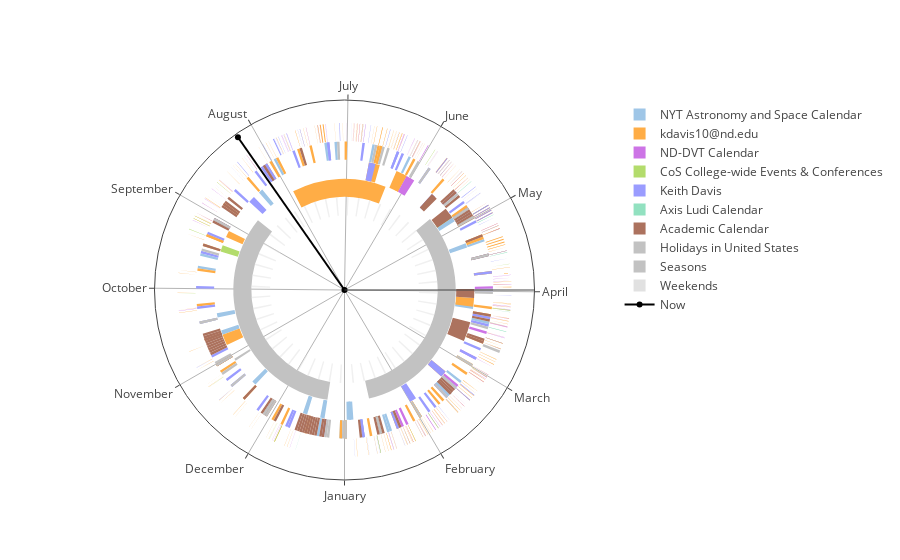

The code cell stored with this chart in its notebook:
### Code cell
dring = df
try:
    del f
except NameError:
    pass
f = go.Figure()

for cal in pd.unique(df.calendar):
    df = dring[dring["calendar"] == cal]
    f.add_trace(go.Barpolar(theta=df.midtheta, r=df.r, width=df.width, base=df.rbase,
                            text=df.summary, marker_color=df.color, name=cal, #marker_opacity=df.opacity
                            customdata=df[["start", "end"]]
                           )
               )
df = dring
tickvals, ticktext = calendar_ticks(y24)

f.add_trace(go.Barpolar(theta=[ts_to_theta(model.to_timestamp(w.mid), model.to_timestamp(y24.start.datetime())) for w in ws],
                        #r=len(ws) * [.167], base=.167,
                        r=len(ws) * [.1], base=.4,
                        marker_color="#E1E1E1", marker_opacity=.5,
                        width=[(w.duration / year.duration * 360) for w in ws], name="Weekends",
                       customdata=[(w.start, w.end) for w in ws])
           )

f.update_layout(height=1200)
f.update_layout(
    template=None,
    polar = dict(
        radialaxis = dict(tickvals=[intervalsdf.rbase],
                          showticklabels=False, ticks='',
                         ),
        angularaxis = dict(
            rotation = -90,
            showticklabels=True,
            ticks='outside',
            ticktext=ticktext,
            tickvals=tickvals,
        )
    )
)
f.update_traces(hovertemplate="%{text}<br>Start: %{customdata[0]|%Y/%m/%d %H:%M:%S.%L}"
               "<br>End: %{customdata[1]|%Y/%m/%d %H:%M:%S.%L}")
#f.add_trace(go.Sunburst(yd))
f.add_trace(go.Scatterpolar(r=[0, 1], theta=2*[ts_to_theta(model.to_timestamp(datetime.now()),
                                                           model.to_timestamp(y24.start.datetime()),
                                                          366 / 360)], name="Now", marker_color="black", text=["Today"]*2))
f.show()

### Figure 1 — Plotly figure (JSON) as saved in the notebook; plotly's stock layout.template omitted (floating-point values rounded to 4 significant figures; data arrays with more than 128 entries replaced by an {"elided": "..."} marker saying what was removed)
{"data": [{"base": [0.7, 0.6, 0.6, 0.6, 0.7, 0.6, 0.6, 0.6, 0.6, 0.7, 0.7, 0.7, 0.6, 0.6, 0.7, 0.7, 0.7, 0.7, 0.7, 0.7, 0.7, 0.6, 0.7, 0.7, 0.6, 0.7, 0.7, 0.7, 0.7, 0.7, 0.7], "customdata": [["2024-01-01T00:00:00-05:00", "2024-01-02T00:00:00-05:00"], ["2024-01-03T00:00:00-05:00", "2024-01-05T00:00:00-05:00"], ["2024-04-21T00:00:00-04:00", "2024-04-23T00:00:00-04:00"], ["2024-08-11T00:00:00-04:00", "2024-08-13T00:00:00-04:00"], ["2024-09-22T00:00:00-04:00", "2024-09-23T00:00:00-04:00"], ["2024-10-20T00:00:00-04:00", "2024-10-22T00:00:00-04:00"], ["2024-11-16T00:00:00-05:00", "2024-11-18T00:00:00-05:00"], ["2024-12-13T00:00:00-05:00", "2024-12-15T00:00:00-05:00"], ["2024-12-21T00:00:00-05:00", "2024-12-23T00:00:00-05:00"], ["2024-12-21T00:00:00-05:00", "2024-12-22T00:00:00-05:00"], ["2024-12-30T00:00:00-05:00", "2024-12-31T00:00:00-05:00"], ["2024-09-17T00:00:00-04:00", "2024-09-18T00:00:00-04:00"], ["2024-10-12T00:00:00-04:00", "2024-10-14T00:00:00-04:00"], ["2024-01-02T00:00:00-05:00", "2024-01-04T00:00:00-05:00"], ["2024-01-08T00:00:00-05:00", "2024-01-09T00:00:00-05:00"], ["2024-01-18T00:00:00-05:00", "2024-01-19T00:00:00-05:00"], ["2024-01-19T00:00:00-05:00", "2024-01-20T00:00:00-05:00"], ["2024-02-16T00:00:00-05:00", "2024-02-17T00:00:00-05:00"], ["2024-02-15T00:00:00-05:00", "2024-02-16T00:00:00-05:00"], ["2024-02-22T00:00:00-05:00", "2024-02-23T00:00:00-05:00"], ["2024-03-19T00:00:00-04:00", "2024-03-20T00:00:00-04:00"], ["2024-03-24T00:00:00-04:00", "2024-03-26T00:00:00-04:00"], ["2024-04-08T00:00:00-04:00", "2024-04-09T00:00:00-04:00"], ["2024-04-21T00:00:00-04:00", "2024-04-22T00:00:00-04:00"], ["2024-05-04T00:00:00-04:00", "2024-05-06T00:00:00-04:00"], ["2024-05-03T00:00:00-04:00", "2024-05-04T00:00:00-04:00"], ["2024-06-05T00:00:00-04:00", "2024-06-06T00:00:00-04:00"], ["2024-06-20T00:00:00-04:00", "2024-06-21T00:00:00-04:00"], ["2024-07-05T00:00:00-04:00", "2024-07-06T00:00:00-04:00"], ["2024-07-09T00:00:00-04:00", "2024-07-10T00:00:00-04:00"], ["2024-07-30T00:00:00-04:00", "2024-07-31T00:00:00-04:00"]], "hovertemplate": "%{text}<br>Start: %{customdata[0]|%Y/%m/%d %H:%M:%S.%L}<br>End: %{customdata[1]|%Y/%m/%d %H:%M:%S.%L}", "marker": {"color": ["#9fc6e7", "#9fc6e7", "#9fc6e7", "#9fc6e7", "#9fc6e7", "#9fc6e7", "#9fc6e7", "#9fc6e7", "#9fc6e7", "#9fc6e7", "#9fc6e7", "#9fc6e7", "#9fc6e7", "#9fc6e7", "#9fc6e7", "#9fc6e7", "#9fc6e7", "#9fc6e7", "#9fc6e7", "#9fc6e7", "#9fc6e7", "#9fc6e7", "#9fc6e7", "#9fc6e7", "#9fc6e7", "#9fc6e7", "#9fc6e7", "#9fc6e7", "#9fc6e7", "#9fc6e7", "#9fc6e7"]}, "name": "NYT Astronomy and Space Calendar", "r": [0.097, 0.097, 0.097, 0.097, 0.097, 0.097, 0.097, 0.097, 0.097, 0.097, 0.097, 0.097, 0.097, 0.097, 0.097, 0.097, 0.097, 0.097, 0.097, 0.097, 0.097, 0.097, 0.097, 0.097, 0.097, 0.097, 0.097, 0.097, 0.097, 0.097, 0.097], "text": ["Happy New Year From Science Times", "The Quadrantid meteor shower will reach its peak.", "The Lyrid meteor shower will reach its peak.", "The Perseid meteor shower will reach its peak.", "Autumn is here.", "The Orionid meteor shower will reach its peak.", "The Leonid meteor shower will reach its peak.", "The Geminid meteor shower will reach its peak.", "The Ursid meteor shower will reach its peak.", "The winter solstice.", "Rocket Lab may launch a small probe to Venus.", "A partial lunar eclipse will be visible in the Western Hemisphere.", "A newly discovered comet makes its closest approach to Earth.", "Earth will be at its closest point to the sun", "The first flight of the Vulcan rocket sent a robotic lander toward the moon.", "Axiom Space may send a crew of Italian, Swedish and Turkish astronauts to the International Space Station.", "Japan’s SLIM moon lander may attempt to set down on the moon.", "Japan’s H3 rocket could attempt a successful flight to orbit.", "Intuitive Machines may launch a commercial lunar lander mission", "The Intuitive Machines spacecraft Odysseus will attempt to land on the moon.", "Spring is here.", " A penumbral eclipse will be visible across much of the Western and Eastern Hemispheres.", "A total solar eclipse will cross North America.", "Comet Pons-Brooks makes its closest approach to the sun.", "The Eta Aquarid meteor shower will reach its peak.", "China could launch the Chang’e-6 mission to the far side of the moon.", "NASA astronauts could fly to the International Space Station aboard Boeing’s Starliner spacecraft for the first time.", "The summer solstice.", "Earth is at its farthest point from the sun.", "The European Space Agency could attempt the first launch of the Ariane 6 rocket.", "Two meteor showers are reaching their peaks in the same week."], "theta": [0.4918, 2.951, 110.1, 220.3, 261.1, 289.1, 315.7, 342.3, 350.2, 349.7, 358.5, 256.2, 281.3, 1.967, 7.377, 17.21, 18.2, 45.74, 44.75, 51.64, 77.17, 82.58, 96.84, 109.6, 122.9, 121.4, 153.9, 168.6, 183.4, 187.3, 208.0], "type": "barpolar", "width": [0.9836, 1.967, 1.967, 1.967, 0.9836, 1.967, 1.967, 1.967, 1.967, 0.9836, 0.9836, 0.9836, 1.967, 1.967, 0.9836, 0.9836, 0.9836, 0.9836, 0.9836, 0.9836, 0.9836, 1.967, 0.9836, 0.9836, 1.967, 0.9836, 0.9836, 0.9836, 0.9836, 0.9836, 0.9836]}, {"base": {"elided": "384 float values"}, "customdata": {"elided": "384x2 str values"}, "hovertemplate": "%{text}<br>Start: %{customdata[0]|%Y/%m/%d %H:%M:%S.%L}<br>End: %{customdata[1]|%Y/%m/%d %H:%M:%S.%L}", "marker": {"color": {"elided": "384 str values"}}, "name": "kdavis10@nd.edu", "r": {"elided": "384 float values"}, "text": {"elided": "384 str values"}, "theta": {"elided": "384 float values"}, "type": "barpolar", "width": {"elided": "384 float values"}}, {"base": [0.7, 0.7, 0.6, 0.8, 0.8, 0.8, 0.8, 0.8, 0.8, 0.8, 0.7, 0.8, 0.8, 0.8, 0.7, 0.8, 0.8, 0.7, 0.7, 0.8, 0.8, 0.8, 0.8, 0.8, 0.8, 0.8, 0.8, 0.8, 0.8, 0.8, 0.8, 0.8, 0.8, 0.8, 0.8, 0.8, 0.8, 0.8, 0.8, 0.8, 0.8, 0.8, 0.8, 0.8, 0.8, 0.8, 0.8, 0.8, 0.8, 0.8, 0.8, 0.8, 0.8, 0.8, 0.8, 0.8, 0.8, 0.8, 0.8, 0.8, 0.8, 0.8, 0.8, 0.8, 0.8, 0.8, 0.8, 0.8, 0.8, 0.8, 0.8, 0.8, 0.8, 0.8, 0.8, 0.8, 0.8, 0.8, 0.8, 0.8, 0.8, 0.8, 0.8, 0.8, 0.8, 0.8, 0.8, 0.8, 0.8, 0.8, 0.8, 0.8, 0.8, 0.8], "customdata": {"elided": "94x2 str values"}, "hovertemplate": "%{text}<br>Start: %{customdata[0]|%Y/%m/%d %H:%M:%S.%L}<br>End: %{customdata[1]|%Y/%m/%d %H:%M:%S.%L}", "marker": {"color": ["#cd74e6", "#cd74e6", "#cd74e6", "#cd74e6", "#cd74e6", "#cd74e6", "#cd74e6", "#cd74e6", "#cd74e6", "#cd74e6", "#cd74e6", "#cd74e6", "#cd74e6", "#cd74e6", "#cd74e6", "#cd74e6", "#cd74e6", "#cd74e6", "#cd74e6", "#cd74e6", "#cd74e6", "#cd74e6", "#cd74e6", "#cd74e6", "#cd74e6", "#cd74e6", "#cd74e6", "#cd74e6", "#cd74e6", "#cd74e6", "#cd74e6", "#cd74e6", "#cd74e6", "#cd74e6", "#cd74e6", "#cd74e6", "#cd74e6", "#cd74e6", "#cd74e6", "#cd74e6", "#cd74e6", "#cd74e6", "#cd74e6", "#cd74e6", "#cd74e6", "#cd74e6", "#cd74e6", "#cd74e6", "#cd74e6", "#cd74e6", "#cd74e6", "#cd74e6", "#cd74e6", "#cd74e6", "#cd74e6", "#cd74e6", "#cd74e6", "#cd74e6", "#cd74e6", "#cd74e6", "#cd74e6", "#cd74e6", "#cd74e6", "#cd74e6", "#cd74e6", "#cd74e6", "#cd74e6", "#cd74e6", "#cd74e6", "#cd74e6", "#cd74e6", "#cd74e6", "#cd74e6", "#cd74e6", "#cd74e6", "#cd74e6", "#cd74e6", "#cd74e6", "#cd74e6", "#cd74e6", "#cd74e6", "#cd74e6", "#cd74e6", "#cd74e6", "#cd74e6", "#cd74e6", "#cd74e6", "#cd74e6", "#cd74e6", "#cd74e6", "#cd74e6", "#cd74e6", "#cd74e6", "#cd74e6"]}, "name": "ND-DVT Calendar", "r": [0.097, 0.097, 0.097, 0.097, 0.097, 0.097, 0.097, 0.097, 0.097, 0.097, 0.097, 0.097, 0.097, 0.097, 0.097, 0.097, 0.097, 0.097, 0.097, 0.097, 0.097, 0.097, 0.097, 0.097, 0.097, 0.097, 0.097, 0.097, 0.097, 0.097, 0.097, 0.097, 0.097, 0.097, 0.097, 0.097, 0.097, 0.097, 0.097, 0.097, 0.097, 0.097, 0.097, 0.097, 0.097, 0.097, 0.097, 0.097, 0.097, 0.097, 0.097, 0.097, 0.097, 0.097, 0.097, 0.097, 0.097, 0.097, 0.097, 0.097, 0.097, 0.097, 0.097, 0.097, 0.097, 0.097, 0.097, 0.097, 0.097, 0.097, 0.097, 0.097, 0.097, 0.097, 0.097, 0.097, 0.097, 0.097, 0.097, 0.097, 0.097, 0.097, 0.097, 0.097, 0.097, 0.097, 0.097, 0.097, 0.097, 0.097, 0.097, 0.097, 0.097, 0.097], "text": ["Eclipse Our Universe Revealed Talk", "Cosmic Egg for MAA", "Alumni Weekend", "Cosmic Egg for MAA", "Notre Vita Institute ACGP", "ILI Initiative", "Science Communications Class", "Phil SUS 20010", "Orbital and Space Dynamics - Karel Matous", "THeo 20888 ACGP", "Stephens first recommendation due.", "ACGP for Faith and Science Course Phil Presenting", "Descriptive Astronomy Tour of the Universe", "Descriptive Astronomy - Prof. Garnavich out of Town (Planet Tracking Activity)", "Stephen REU reach due.", "Phillippe Collon Physics of Civilication", "DVT Room Use Lacrosse Team", "Senior Living request.", "Tickets Release for Eclipse Shows.", "Prep Chem DVT", "Paul Huber Organic Chemistry", "Admitted Student Days (Room Use)", "Admitted Student Days (Room Use)", "Alumni Weekend", "Alumni Weekend Event (Sakimoto)", "Alumni Weekend Event (Sakimoto)", "ILI Group (Keith presenting)", "Proposed DVT Eclipse kickoff.", "Beiger Elementary", "Dry Run for Orbital", "Alex - Planetarium show", "Campus Safety", "Eclipses for Desc Astro", "Stephen Piloting - Pierre Moran Middle and North Side Middle School", " Stephen Piloting St Edward’s Hall", "Losecco cosmology", "Particle Physics and Cosmology - Keith Presenting - Prof. Out of Town.", "Descriptive Astronomy Prof. Beers out of Town", "Eclipse Presentation for WRRmod2024", "Campus Safety", "ACGP - Advisory Council Program", "American Indian Catholic Schools Network", "Previst of Cosmic Egg", "Whitney James Class", "Intro to Phil: Feraz Azhar", "Whitney James Class", "Whitney James Class", "Marian High School ACGP Theology", "ABC57 Interview", "Stephen - Proposed DVT Eclipse Talk", "Alex - Proposed DVT Eclipse Talk", " Stephen - Proposed DVT Eclipse Talk", "Alex - Eclipse Presentation", "Admitted Student Days (Room Use)", "CoS-JAM Room Use", "Fenwick High School ACGP", "Losecco Cosmology", "St. Vincent De Paul", "Sustainability", "Marshall Traditional School", "Trinity and Christian Salvation - ACGP", "Notre Dame Vision - ACGP", "Warrior Scholars", "Tammi school presentation", "WVPE SHow", "IEP - Ramzi", "Review sound", "STEM Summer Camp Group", "DNA Learning Center Residential Program", "ACGP Saints and Scholars", "ACGP Saints and Scholars", "DVT Cleanout", "ACGP Society for Catholic Scientists", "ACGP: Cathedral High School Junior Class", "ACGP: Cathedral High School Junior Class", "ACGP: Cathedral High School Junior Class", "Phil - Summer Scholars", "Phil - Summer Scholars", "DNA Center", "IEP", "Dvt request physics olympics", "DVT Show for PCST Symposium?", "US Army STEM program for the Pokagon Band Tribe", "Welcome Weekend", "Welcome Weekend", "Phil - Center for Social Concerns RISE", "SUS 20010 (Phil", "SUS 20010 (Phil", "Catholic School Mission Day (Phil)", "AV", "PLS Science 2", "PLS Science 2", "PLS Science 2", "PLS Science 2"], "theta": [90.94, 73.24, 149.5, 73.52, 159.1, 24.43, 113.5, 17.14, 45.84, 84.38, 25.08, 34.96, 17.2, 29.0, 23.11, 37.98, 33.14, 49.67, 62.46, 35.88, 36.8, 82.97, 103.6, 149.9, 149.9, 150.0, 79.47, 43.07, 57.48, 44.69, 46.65, 80.06, 56.54, 59.45, 57.85, 58.57, 62.57, 58.63, 95.18, 79.41, 176.6, 113.7, 73.26, 77.34, 83.98, 77.1, 77.15, 121.5, 91.99, 93.18, 93.24, 94.2, 95.06, 103.6, 120.6, 114.5, 111.6, 134.3, 118.4, 139.1, 172.7, 158.9, 174.7, 132.2, 155.2, 202.2, 146.0, 152.9, 174.7, 200.2, 193.3, 155.0, 255.5, 236.8, 277.2, 334.3, 179.4, 189.2, 186.6, 186.5, 175.5, 188.5, 215.9, 232.6, 232.7, 228.6, 242.5, 340.9, 238.6, 202.0, 238.4, 245.3, 334.8, 259.1], "type": "barpolar", "width": [0.9836, 0.9836, 3.934, 0.04098, 0.05123, 0.04098, 0.05123, 0.05123, 0.03415, 0.06148, 0.9836, 0.05123, 0.05123, 0.05123, 0.9836, 0.05123, 0.2049, 0.9836, 0.9836, 0.04098, 0.03415, 0.0888, 0.0888, 0.1639, 0.04098, 0.04098, 0.04098, 0.04098, 0.04098, 0.04098, 0.02049, 0.04098, 0.05123, 0.04098, 0.04098, 0.05123, 0.05123, 0.05123, 0.04098, 0.04098, 0.05123, 0.03074, 0.03074, 0.05123, 0.05123, 0.05123, 0.03074, 0.04098, 0.05123, 0.04098, 0.04098, 0.04098, 0.04098, 0.0888, 0.08197, 0.04098, 0.05123, 0.04098, 0.04098, 0.04098, 0.1025, 0.1025, 0.04098, 0.04098, 0.04098, 0.04098, 0.04098, 0.04098, 0.04098, 0.07172, 0.07172, 0.04098, 0.04098, 0.06148, 0.06148, 0.06148, 0.03074, 0.04098, 0.04098, 0.04098, 0.04098, 0.04098, 0.08197, 0.02732, 0.02732, 0.06148, 0.05123, 0.05123, 0.06148, 0.04098, 0.05123, 0.05123, 0.05123, 0.05123]}, {"base": [0.8, 0.8, 0.8, 0.8, 0.8, 0.8, 0.8, 0.6, 0.8, 0.8, 0.8, 0.8, 0.8, 0.8, 0.8, 0.8, 0.6, 0.8, 0.8, 0.8, 0.8], "customdata": [["2024-01-26T15:30:00-05:00", "2024-01-26T17:00:00-05:00"], ["2024-02-29T15:30:00-05:00", "2024-02-29T17:00:00-05:00"], ["2024-04-10T15:30:00-04:00", "2024-04-10T17:00:00-04:00"], ["2024-02-13T18:30:00-05:00", "2024-02-13T19:30:00-05:00"], ["2024-03-19T18:30:00-04:00", "2024-03-19T19:30:00-04:00"], ["2024-03-07T16:00:00-05:00", "2024-03-07T17:30:00-05:00"], ["2024-03-25T07:00:00-04:00", "2024-03-25T11:30:00-04:00"], ["2024-05-06T00:00:00-04:00", "2024-05-08T00:00:00-04:00"], ["2024-04-15T07:30:00-04:00", "2024-04-15T11:30:00-04:00"], ["2024-05-02T13:00:00-04:00", "2024-05-02T16:00:00-04:00"], ["2024-12-06T17:00:00-05:00", "2024-12-06T22:00:00-05:00"], ["2024-05-29T14:00:00-04:00", "2024-05-29T16:00:00-04:00"], ["2024-09-04T18:00:00-04:00", "2024-09-04T19:00:00-04:00"], ["2024-10-02T18:00:00-04:00", "2024-10-02T19:00:00-04:00"], ["2024-11-06T18:00:00-05:00", "2024-11-06T19:00:00-05:00"], ["2024-12-04T18:00:00-05:00", "2024-12-04T19:00:00-05:00"], ["2024-09-11T00:00:00-04:00", "2024-09-14T00:00:00-04:00"], ["2024-08-21T14:00:00-04:00", "2024-08-21T16:00:00-04:00"], ["2024-09-09T17:30:00-04:00", "2024-09-09T20:00:00-04:00"], ["2024-09-09T16:45:00-04:00", "2024-09-09T17:30:00-04:00"], ["2024-09-05T16:30:00-04:00", "2024-09-05T19:00:00-04:00"]], "hovertemplate": "%{text}<br>Start: %{customdata[0]|%Y/%m/%d %H:%M:%S.%L}<br>End: %{customdata[1]|%Y/%m/%d %H:%M:%S.%L}", "marker": {"color": ["#b3dc6c", "#b3dc6c", "#b3dc6c", "#b3dc6c", "#b3dc6c", "#b3dc6c", "#b3dc6c", "#b3dc6c", "#b3dc6c", "#b3dc6c", "#b3dc6c", "#b3dc6c", "#b3dc6c", "#b3dc6c", "#b3dc6c", "#b3dc6c", "#b3dc6c", "#b3dc6c", "#b3dc6c", "#b3dc6c", "#b3dc6c"]}, "name": "CoS College-wide Events & Conferences", "r": [0.097, 0.097, 0.097, 0.097, 0.097, 0.097, 0.097, 0.097, 0.097, 0.097, 0.097, 0.097, 0.097, 0.097, 0.097, 0.097, 0.097, 0.097, 0.097, 0.097, 0.097], "text": ["ND Start", "ND Start", "ND Start", "Proposed DVT Eclipse kickoff.", "Proposed Historical Eclipse Talk (Matt Dowd)", "Staff Social Hour", "Rally Day (formerly known as Admitted Student Days)", "Future Faculty Workshop 2024", "Rally Day (formerly known as Admitted Student Days)", "College of Science Joint Annual Meeting (COS - JAM)", "Christmas Lecture Featuring Dr. Michelle Thaller, NASA Goddard Space Flight Center", "Summer REU", "Our Universe Revealed series at SJCPL", "Our Universe Revealed series at SJCPL", "Our Universe Revealed series at SJCPL", "Our Universe Revealed series at SJCPL", "Presidential Inauguration Celebration", "Scoop on Goals and ice cream social", "Carrier Medal 2024: Michael Levitt", "Arrive to Carrier Medal no later than 5:00 pm", "Fall All-College Meeting 2024"], "theta": [25.26, 58.7, 98.99, 43.07, 77.46, 65.6, 82.96, 124.9, 103.6, 120.6, 335.2, 147.1, 243.7, 271.2, 305.7, 333.2, 251.3, 229.8, 248.6, 248.5, 244.6], "type": "barpolar", "width": [0.06148, 0.06148, 0.06148, 0.04098, 0.04098, 0.06148, 0.1844, 1.967, 0.1639, 0.123, 0.2049, 0.08197, 0.04098, 0.04098, 0.04098, 0.04098, 2.951, 0.08197, 0.1025, 0.03074, 0.1025]}, {"base": {"elided": "134 float values"}, "customdata": {"elided": "134x2 str values"}, "hovertemplate": "%{text}<br>Start: %{customdata[0]|%Y/%m/%d %H:%M:%S.%L}<br>End: %{customdata[1]|%Y/%m/%d %H:%M:%S.%L}", "marker": {"color": {"elided": "134 str values"}}, "name": "Keith Davis", "r": {"elided": "134 float values"}, "text": {"elided": "134 str values"}, "theta": {"elided": "134 float values"}, "type": "barpolar", "width": {"elided": "134 float values"}}, {"base": [0.8, 0.8, 0.8, 0.8, 0.8, 0.8, 0.8, 0.8], "customdata": [["2024-12-14T16:00:00-05:00", "2024-12-14T17:00:00-05:00"], ["2024-01-13T17:00:00-05:00", "2024-01-13T21:00:00-05:00"], ["2024-02-04T17:00:00-05:00", "2024-02-04T21:00:00-05:00"], ["2024-03-17T17:00:00-04:00", "2024-03-17T21:00:00-04:00"], ["2024-03-24T18:00:00-04:00", "2024-03-24T20:00:00-04:00"], ["2024-04-14T18:00:00-04:00", "2024-04-14T21:00:00-04:00"], ["2024-04-28T18:00:00-04:00", "2024-04-28T21:00:00-04:00"], ["2024-05-12T18:00:00-04:00", "2024-05-12T21:00:00-04:00"]], "hovertemplate": "%{text}<br>Start: %{customdata[0]|%Y/%m/%d %H:%M:%S.%L}<br>End: %{customdata[1]|%Y/%m/%d %H:%M:%S.%L}", "marker": {"color": ["#92e1c0", "#92e1c0", "#92e1c0", "#92e1c0", "#92e1c0", "#92e1c0", "#92e1c0", "#92e1c0"]}, "name": "Axis Ludi Calendar", "r": [0.097, 0.097, 0.097, 0.097, 0.097, 0.097, 0.097, 0.097], "text": ["Seattle Game", "Seattle Game", "Seattle Game", "Mage", "Mage", "Gaming: All Intents & Purposes pre-game", "Gaming: All Intents and Purposes", "Gaming: All Intents and Purposes"], "theta": [343.0, 12.58, 34.22, 75.49, 82.38, 103.1, 116.8, 130.6], "type": "barpolar", "width": [0.04098, 0.1639, 0.1639, 0.1639, 0.08197, 0.123, 0.123, 0.123]}, {"base": [0.7, 0.7, 0.7, 0.7, 0.7, 0.7, 0.7, 0.7, 0.7, 0.6, 0.7, 0.7, 0.7, 0.7, 0.6, 0.7, 0.7, 0.7, 0.7, 0.7, 0.7, 0.7, 0.6, 0.7, 0.7, 0.7, 0.6, 0.7, 0.7, 0.7, 0.7, 0.7, 0.7, 0.7, 0.7, 0.7, 0.7, 0.7, 0.7, 0.7, 0.7, 0.7, 0.7, 0.7, 0.7, 0.7, 0.7, 0.7, 0.7, 0.7, 0.7, 0.7, 0.7, 0.7, 0.7, 0.7, 0.7, 0.7, 0.7, 0.7, 0.7, 0.7, 0.7], "customdata": [["2024-01-07T00:00:00-05:00", "2024-01-08T00:00:00-05:00"], ["2024-01-14T00:00:00-05:00", "2024-01-15T00:00:00-05:00"], ["2024-01-15T00:00:00-05:00", "2024-01-16T00:00:00-05:00"], ["2024-01-16T00:00:00-05:00", "2024-01-17T00:00:00-05:00"], ["2024-01-23T00:00:00-05:00", "2024-01-24T00:00:00-05:00"], ["2024-02-16T00:00:00-05:00", "2024-02-17T00:00:00-05:00"], ["2024-02-16T00:00:00-05:00", "2024-02-17T00:00:00-05:00"], ["2024-02-17T00:00:00-05:00", "2024-02-18T00:00:00-05:00"], ["2024-02-18T00:00:00-05:00", "2024-02-19T00:00:00-05:00"], ["2024-03-09T00:00:00-05:00", "2024-03-18T00:00:00-04:00"], ["2024-03-11T00:00:00-04:00", "2024-03-12T00:00:00-04:00"], ["2024-03-12T00:00:00-04:00", "2024-03-13T00:00:00-04:00"], ["2024-03-20T00:00:00-04:00", "2024-03-21T00:00:00-04:00"], ["2024-03-22T00:00:00-04:00", "2024-03-23T00:00:00-04:00"], ["2024-03-29T00:00:00-04:00", "2024-04-02T00:00:00-04:00"], ["2024-04-15T00:00:00-04:00", "2024-04-16T00:00:00-04:00"], ["2024-04-23T00:00:00-04:00", "2024-04-24T00:00:00-04:00"], ["2024-05-01T00:00:00-04:00", "2024-05-02T00:00:00-04:00"], ["2024-05-02T00:00:00-04:00", "2024-05-03T00:00:00-04:00"], ["2024-05-03T00:00:00-04:00", "2024-05-04T00:00:00-04:00"], ["2024-05-04T00:00:00-04:00", "2024-05-05T00:00:00-04:00"], ["2024-05-05T00:00:00-04:00", "2024-05-06T00:00:00-04:00"], ["2024-05-06T00:00:00-04:00", "2024-05-11T00:00:00-04:00"], ["2024-05-11T00:00:00-04:00", "2024-05-12T00:00:00-04:00"], ["2024-05-13T00:00:00-04:00", "2024-05-14T00:00:00-04:00"], ["2024-05-14T00:00:00-04:00", "2024-05-15T00:00:00-04:00"], ["2024-05-17T00:00:00-04:00", "2024-05-20T00:00:00-04:00"], ["2024-07-19T00:00:00-04:00", "2024-07-20T00:00:00-04:00"], ["2024-08-04T00:00:00-04:00", "2024-08-05T00:00:00-04:00"], ["2024-08-26T00:00:00-04:00", "2024-08-27T00:00:00-04:00"], ["2024-08-27T00:00:00-04:00", "2024-08-28T00:00:00-04:00"], ["2024-09-02T00:00:00-04:00", "2024-09-03T00:00:00-04:00"], ["2024-09-03T00:00:00-04:00", "2024-09-04T00:00:00-04:00"], ["2024-10-19T00:00:00-04:00", "2024-10-20T00:00:00-04:00"], ["2024-10-20T00:00:00-04:00", "2024-10-21T00:00:00-04:00"], ["2024-10-21T00:00:00-04:00", "2024-10-22T00:00:00-04:00"], ["2024-10-22T00:00:00-04:00", "2024-10-23T00:00:00-04:00"], ["2024-10-23T00:00:00-04:00", "2024-10-24T00:00:00-04:00"], ["2024-10-24T00:00:00-04:00", "2024-10-25T00:00:00-04:00"], ["2024-10-25T00:00:00-04:00", "2024-10-26T00:00:00-04:00"], ["2024-10-26T00:00:00-04:00", "2024-10-27T00:00:00-04:00"], ["2024-10-27T00:00:00-04:00", "2024-10-28T00:00:00-04:00"], ["2024-10-21T00:00:00-04:00", "2024-10-22T00:00:00-04:00"], ["2024-11-01T00:00:00-04:00", "2024-11-02T00:00:00-04:00"], ["2024-11-18T00:00:00-05:00", "2024-11-19T00:00:00-05:00"], ["2024-11-27T00:00:00-05:00", "2024-11-28T00:00:00-05:00"], ["2024-11-28T00:00:00-05:00", "2024-11-29T00:00:00-05:00"], ["2024-11-29T00:00:00-05:00", "2024-11-30T00:00:00-05:00"], ["2024-12-03T00:00:00-05:00", "2024-12-04T00:00:00-05:00"], ["2024-12-12T00:00:00-05:00", "2024-12-13T00:00:00-05:00"], ["2024-12-13T00:00:00-05:00", "2024-12-14T00:00:00-05:00"], ["2024-12-14T00:00:00-05:00", "2024-12-15T00:00:00-05:00"], ["2024-12-15T00:00:00-05:00", "2024-12-16T00:00:00-05:00"], ["2024-12-16T00:00:00-05:00", "2024-12-17T00:00:00-05:00"], ["2024-12-17T00:00:00-05:00", "2024-12-18T00:00:00-05:00"], ["2024-12-18T00:00:00-05:00", "2024-12-19T00:00:00-05:00"], ["2024-12-19T00:00:00-05:00", "2024-12-20T00:00:00-05:00"], ["2024-12-20T00:00:00-05:00", "2024-12-21T00:00:00-05:00"], ["2024-12-23T00:00:00-05:00", "2024-12-24T00:00:00-05:00"], ["2024-12-22T00:00:00-05:00", "2024-12-23T00:00:00-05:00"], ["2024-09-13T00:00:00-04:00", "2024-09-14T00:00:00-04:00"], ["2024-08-23T00:00:00-04:00", "2024-08-24T00:00:00-04:00"], ["2024-08-25T00:00:00-04:00", "2024-08-26T00:00:00-04:00"]], "hovertemplate": "%{text}<br>Start: %{customdata[0]|%Y/%m/%d %H:%M:%S.%L}<br>End: %{customdata[1]|%Y/%m/%d %H:%M:%S.%L}", "marker": {"color": ["#ac725e", "#ac725e", "#ac725e", "#ac725e", "#ac725e", "#ac725e", "#ac725e", "#ac725e", "#ac725e", "#ac725e", "#ac725e", "#ac725e", "#ac725e", "#ac725e", "#ac725e", "#ac725e", "#ac725e", "#ac725e", "#ac725e", "#ac725e", "#ac725e", "#ac725e", "#ac725e", "#ac725e", "#ac725e", "#ac725e", "#ac725e", "#ac725e", "#ac725e", "#ac725e", "#ac725e", "#ac725e", "#ac725e", "#ac725e", "#ac725e", "#ac725e", "#ac725e", "#ac725e", "#ac725e", "#ac725e", "#ac725e", "#ac725e", "#ac725e", "#ac725e", "#ac725e", "#ac725e", "#ac725e", "#ac725e", "#ac725e", "#ac725e", "#ac725e", "#ac725e", "#ac725e", "#ac725e", "#ac725e", "#ac725e", "#ac725e", "#ac725e", "#ac725e", "#ac725e", "#ac725e", "#ac725e", "#ac725e"]}, "name": "Academic Calendar", "r": [0.097, 0.097, 0.097, 0.097, 0.097, 0.097, 0.097, 0.097, 0.097, 0.097, 0.097, 0.097, 0.097, 0.097, 0.097, 0.097, 0.097, 0.097, 0.097, 0.097, 0.097, 0.097, 0.097, 0.097, 0.097, 0.097, 0.097, 0.097, 0.097, 0.097, 0.097, 0.097, 0.097, 0.097, 0.097, 0.097, 0.097, 0.097, 0.097, 0.097, 0.097, 0.097, 0.097, 0.097, 0.097, 0.097, 0.097, 0.097, 0.097, 0.097, 0.097, 0.097, 0.097, 0.097, 0.097, 0.097, 0.097, 0.097, 0.097, 0.097, 0.097, 0.097, 0.097], "text": ["January Graduation Date", "Undergraduate halls open for move-in beginning at 9:00am", "Martin Luther King Day - no classes", "Classes begin", "Last date for all class changes", "Last day to drop a class at Saint Mary's College", "Junior Parent's Weekend", "Junior Parent's Weekend", "Junior Parent's Weekend", "Mid-Term Break", "Mid-term grades due", "Students can view grades", "Registration begins for Summer Session", "Last day to drop a class", "Easter Holiday for students", "Registration begins for Fall 2024", "Course Instructor Feedback (CIF) begins", "Last Class Day", "Reading Day", "Reading Day", "Reading Day", "Reading Day", "Final Exam Week", "Undergraduate Halls close at Noon", "Final grades are due", "Students can view final grades", "Commencement Weekend", "Last class day for regular 6-week Summer classes", "Summer graduation date", "Classes begin for Law School and Graduate Business", "CLASSES BEGIN", "Labor Day - classes are in session", "Last date for all class changes", "Fall Break", "Fall Break", "Fall Break", "Fall Break", "Fall Break", "Fall Break", "Fall Break", "Fall Break", "Fall Break", "GRADES DUE by 3:45pm", "Last day to drop a class", "Spring registration begins", "Thanksgiving Holiday for students", "Thanksgiving", "Thanksgiving holiday for students, faculty, staff", "Course Instructor Feedback (CIF) begins", "LAST CLASS DAY", "Reading Day - no exams", "Reading Day - no exams", "Reading Day - no exams", "FINAL EXAMS - no review sessions", "FINAL EXAMS - no review sessions", "FINAL EXAMS - no review sessions", "FINAL EXAMS - no review sessions", "FINAL EXAMS - no review sessions", "GRADES DUE by 3:45pm", "Undergraduate Halls close by Noon", "Presidential Inauguration - no classes", "Undergraduate Halls open for new first year students", "Undergraduate Halls open at 9am"], "theta": [6.393, 13.28, 14.26, 15.25, 22.13, 45.74, 45.74, 46.72, 47.7, 71.25, 69.3, 70.29, 78.16, 80.12, 88.48, 103.7, 111.6, 119.5, 120.5, 121.4, 122.4, 123.4, 126.4, 129.3, 131.3, 132.3, 136.2, 197.2, 212.9, 234.5, 235.5, 241.4, 242.4, 287.7, 288.6, 289.6, 290.6, 291.6, 292.6, 293.6, 294.5, 295.5, 289.6, 300.5, 317.2, 326.1, 327.0, 328.0, 332.0, 340.8, 341.8, 342.8, 343.8, 344.8, 345.7, 346.7, 347.7, 348.7, 351.6, 350.7, 252.3, 231.6, 233.6], "type": "barpolar", "width": [0.9836, 0.9836, 0.9836, 0.9836, 0.9836, 0.9836, 0.9836, 0.9836, 0.9836, 8.811, 0.9836, 0.9836, 0.9836, 0.9836, 3.934, 0.9836, 0.9836, 0.9836, 0.9836, 0.9836, 0.9836, 0.9836, 4.918, 0.9836, 0.9836, 0.9836, 2.951, 0.9836, 0.9836, 0.9836, 0.9836, 0.9836, 0.9836, 0.9836, 0.9836, 0.9836, 0.9836, 0.9836, 0.9836, 0.9836, 0.9836, 0.9836, 0.9836, 0.9836, 0.9836, 0.9836, 0.9836, 0.9836, 0.9836, 0.9836, 0.9836, 0.9836, 0.9836, 0.9836, 0.9836, 0.9836, 0.9836, 0.9836, 0.9836, 0.9836, 0.9836, 0.9836, 0.9836]}, {"base": [0.7, 0.7, 0.7, 0.7, 0.7, 0.7, 0.7, 0.7, 0.7, 0.8, 0.7, 0.7, 0.7, 0.7, 0.7, 0.7, 0.7, 0.7, 0.7, 0.7, 0.7, 0.7, 0.7, 0.7, 0.7, 0.7, 0.7, 0.7, 0.7, 0.6, 0.7, 0.7, 0.7, 0.7], "customdata": [["2024-02-01T00:00:00-05:00", "2024-02-02T00:00:00-05:00"], ["2024-03-01T00:00:00-05:00", "2024-03-02T00:00:00-05:00"], ["2024-05-01T00:00:00-04:00", "2024-05-02T00:00:00-04:00"], ["2024-06-01T00:00:00-04:00", "2024-06-02T00:00:00-04:00"], ["2024-09-15T00:00:00-04:00", "2024-09-16T00:00:00-04:00"], ["2024-10-14T00:00:00-04:00", "2024-10-15T00:00:00-04:00"], ["2024-10-14T00:00:00-04:00", "2024-10-15T00:00:00-04:00"], ["2024-11-01T00:00:00-04:00", "2024-11-02T00:00:00-04:00"], ["2024-11-29T00:00:00-05:00", "2024-11-30T00:00:00-05:00"], ["2024-03-10T00:00:00-05:00", "2024-03-11T00:00:00-04:00"], ["2024-04-01T00:00:00-04:00", "2024-04-02T00:00:00-04:00"], ["2024-07-04T00:00:00-04:00", "2024-07-05T00:00:00-04:00"], ["2024-12-25T00:00:00-05:00", "2024-12-26T00:00:00-05:00"], ["2024-03-17T00:00:00-04:00", "2024-03-18T00:00:00-04:00"], ["2024-06-19T00:00:00-04:00", "2024-06-20T00:00:00-04:00"], ["2024-10-31T00:00:00-04:00", "2024-11-01T00:00:00-04:00"], ["2024-11-05T00:00:00-05:00", "2024-11-06T00:00:00-05:00"], ["2024-11-11T00:00:00-05:00", "2024-11-12T00:00:00-05:00"], ["2024-12-31T00:00:00-05:00", "2025-01-01T00:00:00-05:00"], ["2024-05-05T00:00:00-04:00", "2024-05-06T00:00:00-04:00"], ["2024-09-02T00:00:00-04:00", "2024-09-03T00:00:00-04:00"], ["2024-03-31T00:00:00-04:00", "2024-04-01T00:00:00-04:00"], ["2024-06-14T00:00:00-04:00", "2024-06-15T00:00:00-04:00"], ["2024-11-28T00:00:00-05:00", "2024-11-29T00:00:00-05:00"], ["2024-12-24T00:00:00-05:00", "2024-12-25T00:00:00-05:00"], ["2024-02-19T00:00:00-05:00", "2024-02-20T00:00:00-05:00"], ["2024-05-12T00:00:00-04:00", "2024-05-13T00:00:00-04:00"], ["2024-05-27T00:00:00-04:00", "2024-05-28T00:00:00-04:00"], ["2024-06-16T00:00:00-04:00", "2024-06-17T00:00:00-04:00"], ["2024-11-03T00:00:00-04:00", "2024-11-04T00:00:00-05:00"], ["2024-01-01T00:00:00-05:00", "2024-01-02T00:00:00-05:00"], ["2024-01-15T00:00:00-05:00", "2024-01-16T00:00:00-05:00"], ["2024-02-14T00:00:00-05:00", "2024-02-15T00:00:00-05:00"], ["2024-04-15T00:00:00-04:00", "2024-04-16T00:00:00-04:00"]], "hovertemplate": "%{text}<br>Start: %{customdata[0]|%Y/%m/%d %H:%M:%S.%L}<br>End: %{customdata[1]|%Y/%m/%d %H:%M:%S.%L}", "marker": {"color": ["#c2c2c2", "#c2c2c2", "#c2c2c2", "#c2c2c2", "#c2c2c2", "#c2c2c2", "#c2c2c2", "#c2c2c2", "#c2c2c2", "#c2c2c2", "#c2c2c2", "#c2c2c2", "#c2c2c2", "#c2c2c2", "#c2c2c2", "#c2c2c2", "#c2c2c2", "#c2c2c2", "#c2c2c2", "#c2c2c2", "#c2c2c2", "#c2c2c2", "#c2c2c2", "#c2c2c2", "#c2c2c2", "#c2c2c2", "#c2c2c2", "#c2c2c2", "#c2c2c2", "#c2c2c2", "#c2c2c2", "#c2c2c2", "#c2c2c2", "#c2c2c2"]}, "name": "Holidays in United States", "r": [0.097, 0.097, 0.097, 0.097, 0.097, 0.097, 0.097, 0.097, 0.097, 0.097, 0.097, 0.097, 0.097, 0.097, 0.097, 0.097, 0.097, 0.097, 0.097, 0.097, 0.097, 0.097, 0.097, 0.097, 0.097, 0.097, 0.097, 0.097, 0.097, 0.097, 0.097, 0.097, 0.097, 0.097], "text": ["First Day of Black History Month", "First Day of Women's History Month", "First Day of Asian Pacific American Heritage Month", "First Day of LGBTQ+ Pride Month", "First Day of Hispanic Heritage Month", "Indigenous Peoples' Day", "Columbus Day", "First Day of American Indian Heritage Month", "Native American Heritage Day", "Daylight Saving Time starts", "Easter Monday", "Independence Day", "Christmas Day", "St. Patrick's Day", "Juneteenth", "Halloween", "Election Day (General Election)", "Veterans Day", "New Year's Eve", "Cinco de Mayo", "Labor Day", "Easter Sunday", "Flag Day", "Thanksgiving Day", "Christmas Eve", "Presidents' Day", "Mother's Day", "Memorial Day", "Father's Day", "Daylight Saving Time ends", "New Year's Day", "Martin Luther King Jr. Day", "Valentine's Day", "Tax Day"], "theta": [30.98, 59.51, 119.5, 150.0, 254.2, 282.7, 282.7, 300.5, 328.0, 68.3, 89.96, 182.4, 353.6, 75.2, 167.7, 299.5, 304.4, 310.3, 359.5, 123.4, 241.4, 88.98, 162.7, 327.0, 352.6, 48.69, 130.3, 145.0, 164.7, 302.5, 0.4918, 14.26, 43.77, 103.7], "type": "barpolar", "width": [0.9836, 0.9836, 0.9836, 0.9836, 0.9836, 0.9836, 0.9836, 0.9836, 0.9836, 0.9426, 0.9836, 0.9836, 0.9836, 0.9836, 0.9836, 0.9836, 0.9836, 0.9836, 0.9836, 0.9836, 0.9836, 0.9836, 0.9836, 0.9836, 0.9836, 0.9836, 0.9836, 0.9836, 0.9836, 1.025, 0.9836, 0.9836, 0.9836, 0.9836]}, {"base": [0.5, 0.5], "customdata": [["2024-01-14T00:00:00-05:00", "2024-05-12T00:00:00-04:00"], ["2024-08-23T00:00:00-04:00", "2024-12-23T00:00:00-05:00"]], "hovertemplate": "%{text}<br>Start: %{customdata[0]|%Y/%m/%d %H:%M:%S.%L}<br>End: %{customdata[1]|%Y/%m/%d %H:%M:%S.%L}", "marker": {"color": ["#c2c2c2", "#c2c2c2"]}, "name": "Seasons", "r": [0.097, 0.097], "text": ["Spring Semester", "Fall Semester"], "theta": [71.25, 291.1], "type": "barpolar", "width": [117.0, 120.0]}, {"base": 0.4, "customdata": [["2024-01-06T00:00:00", "2024-01-07T00:00:00"], ["2024-01-13T00:00:00", "2024-01-14T00:00:00"], ["2024-01-20T00:00:00", "2024-01-21T00:00:00"], ["2024-01-27T00:00:00", "2024-01-28T00:00:00"], ["2024-02-03T00:00:00", "2024-02-04T00:00:00"], ["2024-02-10T00:00:00", "2024-02-11T00:00:00"], ["2024-02-17T00:00:00", "2024-02-18T00:00:00"], ["2024-02-24T00:00:00", "2024-02-25T00:00:00"], ["2024-03-02T00:00:00", "2024-03-03T00:00:00"], ["2024-03-09T00:00:00", "2024-03-10T00:00:00"], ["2024-03-16T00:00:00", "2024-03-17T00:00:00"], ["2024-03-23T00:00:00", "2024-03-24T00:00:00"], ["2024-03-30T00:00:00", "2024-03-31T00:00:00"], ["2024-04-06T00:00:00", "2024-04-07T00:00:00"], ["2024-04-13T00:00:00", "2024-04-14T00:00:00"], ["2024-04-20T00:00:00", "2024-04-21T00:00:00"], ["2024-04-27T00:00:00", "2024-04-28T00:00:00"], ["2024-05-04T00:00:00", "2024-05-05T00:00:00"], ["2024-05-11T00:00:00", "2024-05-12T00:00:00"], ["2024-05-18T00:00:00", "2024-05-19T00:00:00"], ["2024-05-25T00:00:00", "2024-05-26T00:00:00"], ["2024-06-01T00:00:00", "2024-06-02T00:00:00"], ["2024-06-08T00:00:00", "2024-06-09T00:00:00"], ["2024-06-15T00:00:00", "2024-06-16T00:00:00"], ["2024-06-22T00:00:00", "2024-06-23T00:00:00"], ["2024-06-29T00:00:00", "2024-06-30T00:00:00"], ["2024-07-06T00:00:00", "2024-07-07T00:00:00"], ["2024-07-13T00:00:00", "2024-07-14T00:00:00"], ["2024-07-20T00:00:00", "2024-07-21T00:00:00"], ["2024-07-27T00:00:00", "2024-07-28T00:00:00"], ["2024-08-03T00:00:00", "2024-08-04T00:00:00"], ["2024-08-10T00:00:00", "2024-08-11T00:00:00"], ["2024-08-17T00:00:00", "2024-08-18T00:00:00"], ["2024-08-24T00:00:00", "2024-08-25T00:00:00"], ["2024-08-31T00:00:00", "2024-09-01T00:00:00"], ["2024-09-07T00:00:00", "2024-09-08T00:00:00"], ["2024-09-14T00:00:00", "2024-09-15T00:00:00"], ["2024-09-21T00:00:00", "2024-09-22T00:00:00"], ["2024-09-28T00:00:00", "2024-09-29T00:00:00"], ["2024-10-05T00:00:00", "2024-10-06T00:00:00"], ["2024-10-12T00:00:00", "2024-10-13T00:00:00"], ["2024-10-19T00:00:00", "2024-10-20T00:00:00"], ["2024-10-26T00:00:00", "2024-10-27T00:00:00"], ["2024-11-02T00:00:00", "2024-11-03T00:00:00"], ["2024-11-09T00:00:00", "2024-11-10T00:00:00"], ["2024-11-16T00:00:00", "2024-11-17T00:00:00"], ["2024-11-23T00:00:00", "2024-11-24T00:00:00"], ["2024-11-30T00:00:00", "2024-12-01T00:00:00"], ["2024-12-07T00:00:00", "2024-12-08T00:00:00"], ["2024-12-14T00:00:00", "2024-12-15T00:00:00"], ["2024-12-21T00:00:00", "2024-12-22T00:00:00"], ["2024-12-28T00:00:00", "2024-12-29T00:00:00"]], "hovertemplate": "%{text}<br>Start: %{customdata[0]|%Y/%m/%d %H:%M:%S.%L}<br>End: %{customdata[1]|%Y/%m/%d %H:%M:%S.%L}", "marker": {"color": "#E1E1E1", "opacity": 0.5}, "name": "Weekends", "r": [0.1, 0.1, 0.1, 0.1, 0.1, 0.1, 0.1, 0.1, 0.1, 0.1, 0.1, 0.1, 0.1, 0.1, 0.1, 0.1, 0.1, 0.1, 0.1, 0.1, 0.1, 0.1, 0.1, 0.1, 0.1, 0.1, 0.1, 0.1, 0.1, 0.1, 0.1, 0.1, 0.1, 0.1, 0.1, 0.1, 0.1, 0.1, 0.1, 0.1, 0.1, 0.1, 0.1, 0.1, 0.1, 0.1, 0.1, 0.1, 0.1, 0.1, 0.1, 0.1], "theta": [5.425, 12.33, 19.23, 26.14, 33.04, 39.95, 46.85, 53.75, 60.66, 67.56, 74.42, 81.33, 88.23, 95.14, 102.0, 108.9, 115.8, 122.8, 129.7, 136.6, 143.5, 150.4, 157.3, 164.2, 171.1, 178.0, 184.9, 191.8, 198.7, 205.6, 212.5, 219.4, 226.3, 233.2, 240.1, 247.0, 253.9, 260.8, 267.7, 274.6, 281.5, 288.5, 295.4, 302.3, 309.2, 316.1, 323.0, 329.9, 336.8, 343.7, 350.6, 357.5], "type": "barpolar", "width": [0.9836, 0.9836, 0.9836, 0.9836, 0.9836, 0.9836, 0.9836, 0.9836, 0.9836, 0.9836, 0.9836, 0.9836, 0.9836, 0.9836, 0.9836, 0.9836, 0.9836, 0.9836, 0.9836, 0.9836, 0.9836, 0.9836, 0.9836, 0.9836, 0.9836, 0.9836, 0.9836, 0.9836, 0.9836, 0.9836, 0.9836, 0.9836, 0.9836, 0.9836, 0.9836, 0.9836, 0.9836, 0.9836, 0.9836, 0.9836, 0.9836, 0.9836, 0.9836, 0.9836, 0.9836, 0.9836, 0.9836, 0.9836, 0.9836, 0.9836, 0.9836, 0.9836]}, {"marker": {"color": "black"}, "name": "Now", "r": [0, 1], "text": ["Today", "Today"], "theta": [214.9, 214.9], "type": "scatterpolar"}], "layout": {"autosize": true, "polar": {"angularaxis": {"rotation": -90, "showticklabels": true, "ticks": "outside", "ticktext": ["January", "February", "March", "April", "May", "June", "July", "August", "September", "October", "November", "December"], "tickvals": [0, 30.49, 59.02, 89.47, 119.0, 149.5, 179.0, 209.5, 240.0, 269.5, 300.0, 329.5], "type": "linear"}, "radialaxis": {"autorange": true, "range": [0, 1.008], "showticklabels": false, "ticks": "", "tickvals": [[0.8, 0.7, 0.6, 0.5]], "type": "linear"}}}}
